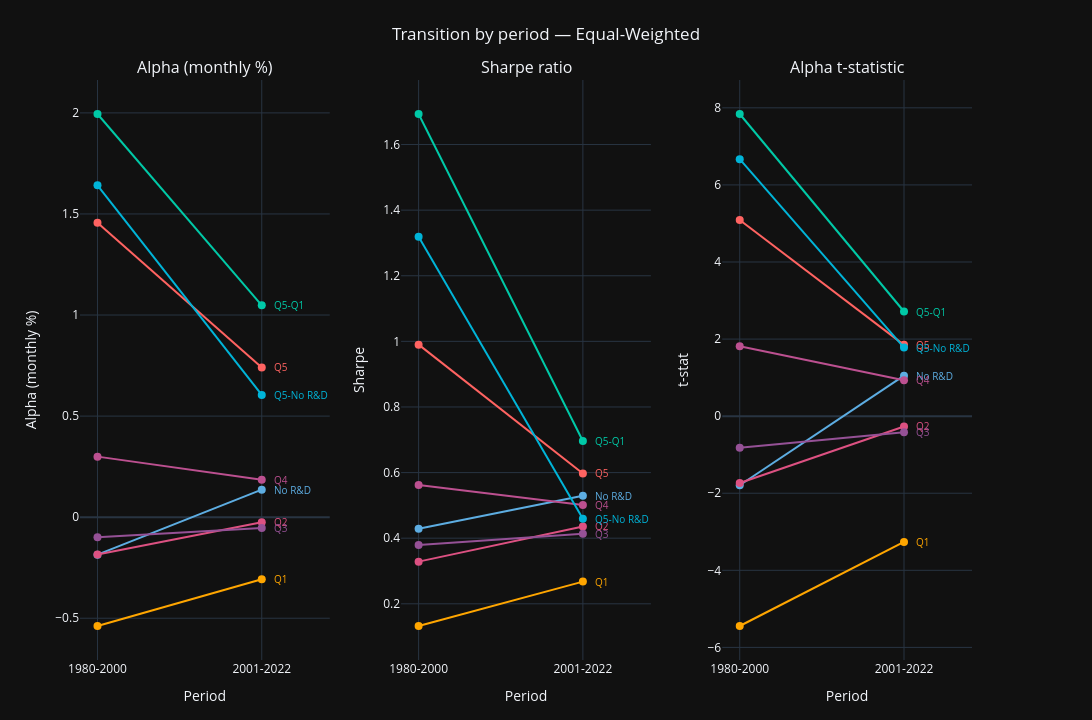
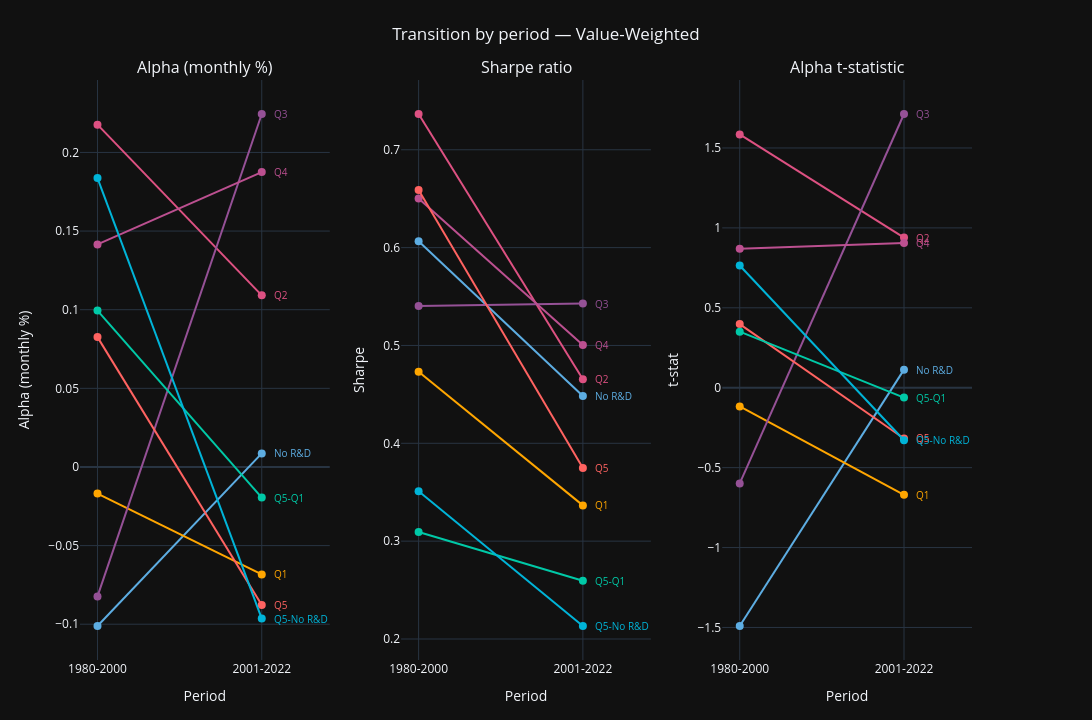

The notebook cell saved with these charts, in order:
### Code cell
# Transition plots: two charts (EW, VW), each with 3 subplots (Alpha, Sharpe, t-stat). Slide aspect ratio; direct labels at end of each line (no legend).
from plotly.subplots import make_subplots

# PPT slide proportions (16:9 widescreen): 1280 x 720 px
SLIDE_WIDTH, SLIDE_HEIGHT = 1280, 720

if len(SUBPERIODS) >= 2:
    p1_label, p1_start, p1_end = SUBPERIODS[0]
    p2_label, p2_start, p2_end = SUBPERIODS[1]
    pm_capm_1, pm_ff3_1 = metrics_for_period(portfolio_returns_norm, market_returns, rf_rate_monthly, p1_start, p1_end)
    pm_capm_2, pm_ff3_2 = metrics_for_period(portfolio_returns_norm, market_returns, rf_rate_monthly, p2_start, p2_end)

    def portfolio_name(p):
        return p.split('_', 1)[1] if '_' in str(p) else str(p)

    # Use FF3 for transition; same metrics for both weightings
    for weighting in ['Equal-Weighted', 'Value-Weighted']:
        pm1, pm2 = pm_ff3_1, pm_ff3_2
        if pm1 is None or pm2 is None:
            continue
        a1 = pm1[pm1['portfolio'].str.startswith(weighting, na=False)].copy()
        a2 = pm2[pm2['portfolio'].str.startswith(weighting, na=False)].copy()
        a1['Portfolio'] = a1['portfolio'].apply(portfolio_name)
        a2['Portfolio'] = a2['portfolio'].apply(portfolio_name)
        port_order = ['No R&D', 'Q1', 'Q2', 'Q3', 'Q4', 'Q5', 'Q5-Q1', 'Q5-No R&D']
        common = set(a1['Portfolio'].tolist()) & set(a2['Portfolio'].tolist())
        ports = [p for p in port_order if p in common]
        if not ports:
            continue
        fig = make_subplots(
            rows=1, cols=3,
            subplot_titles=('Alpha (monthly %)', 'Sharpe ratio', 'Alpha t-statistic'),
            horizontal_spacing=0.08
        )
        for port in ports:
            r1, r2 = a1[a1['Portfolio'] == port], a2[a2['Portfolio'] == port]
            if r1.empty or r2.empty:
                continue
            alpha_1 = float(r1['alpha'].iloc[0] * 100)
            alpha_2 = float(r2['alpha'].iloc[0] * 100)
            sh_1 = float(r1['sharpe_ratio'].iloc[0])
            sh_2 = float(r2['sharpe_ratio'].iloc[0])
            t_1 = float(r1['alpha_tstat'].iloc[0])
            t_2 = float(r2['alpha_tstat'].iloc[0])
            c = colors.get(port, '#888')
            fig.add_trace(
                go.Scatter(x=[p1_label, p2_label], y=[alpha_1, alpha_2], mode='lines+markers', name=port,
                           line=dict(color=c, width=2), marker=dict(size=8), showlegend=False),
                row=1, col=1)
            fig.add_trace(
                go.Scatter(x=[p1_label, p2_label], y=[sh_1, sh_2], mode='lines+markers', name=port,
                           line=dict(color=c, width=2), marker=dict(size=8), showlegend=False),
                row=1, col=2)
            fig.add_trace(
                go.Scatter(x=[p1_label, p2_label], y=[t_1, t_2], mode='lines+markers', name=port,
                           line=dict(color=c, width=2), marker=dict(size=8), showlegend=False),
                row=1, col=3)
            # Direct labels at end of each line (proximate to line, like the voltage chart)
            fig.add_annotation(x=p2_label, y=alpha_2, text=port, xref='x1', yref='y1', xanchor='left', xshift=10, showarrow=False, font=dict(color=c, size=10))
            fig.add_annotation(x=p2_label, y=sh_2, text=port, xref='x2', yref='y2', xanchor='left', xshift=10, showarrow=False, font=dict(color=c, size=10))
            fig.add_annotation(x=p2_label, y=t_2, text=port, xref='x3', yref='y3', xanchor='left', xshift=10, showarrow=False, font=dict(color=c, size=10))
        fig.update_layout(
            title=dict(text=f'Transition by period — {weighting}', x=0.5, xanchor='center'),
            template='plotly_dark',
            width=SLIDE_WIDTH,
            height=SLIDE_HEIGHT,
            showlegend=False,
            margin=dict(l=80, r=120, t=80, b=60),
        )
        fig.update_xaxes(title_text='Period', row=1, col=1)
        fig.update_xaxes(title_text='Period', row=1, col=2)
        fig.update_xaxes(title_text='Period', row=1, col=3)
        fig.update_yaxes(title_text='Alpha (monthly %)', row=1, col=1)
        fig.update_yaxes(title_text='Sharpe', row=1, col=2)
        fig.update_yaxes(title_text='t-stat', row=1, col=3)
        fig.show()
else:
    print('Need at least two subperiods for transition charts.')

### Figure 1 — Plotly figure (JSON) as saved in the notebook; plotly's stock layout.template omitted (floating-point values rounded to 4 significant figures)
{"data": [{"line": {"color": "#5dade2", "width": 2}, "marker": {"size": 8}, "mode": "lines+markers", "name": "No R&D", "showlegend": false, "type": "scatter", "x": ["1980-2000", "2001-2022"], "xaxis": "x", "y": [-0.1856, 0.1361], "yaxis": "y"}, {"line": {"color": "#5dade2", "width": 2}, "marker": {"size": 8}, "mode": "lines+markers", "name": "No R&D", "showlegend": false, "type": "scatter", "x": ["1980-2000", "2001-2022"], "xaxis": "x2", "y": [0.429, 0.5294], "yaxis": "y2"}, {"line": {"color": "#5dade2", "width": 2}, "marker": {"size": 8}, "mode": "lines+markers", "name": "No R&D", "showlegend": false, "type": "scatter", "x": ["1980-2000", "2001-2022"], "xaxis": "x3", "y": [-1.794, 1.05], "yaxis": "y3"}, {"line": {"color": "#ffa600", "width": 2}, "marker": {"size": 8}, "mode": "lines+markers", "name": "Q1", "showlegend": false, "type": "scatter", "x": ["1980-2000", "2001-2022"], "xaxis": "x", "y": [-0.5384, -0.3073], "yaxis": "y"}, {"line": {"color": "#ffa600", "width": 2}, "marker": {"size": 8}, "mode": "lines+markers", "name": "Q1", "showlegend": false, "type": "scatter", "x": ["1980-2000", "2001-2022"], "xaxis": "x2", "y": [0.1323, 0.2677], "yaxis": "y2"}, {"line": {"color": "#ffa600", "width": 2}, "marker": {"size": 8}, "mode": "lines+markers", "name": "Q1", "showlegend": false, "type": "scatter", "x": ["1980-2000", "2001-2022"], "xaxis": "x3", "y": [-5.445, -3.264], "yaxis": "y3"}, {"line": {"color": "#dd5182", "width": 2}, "marker": {"size": 8}, "mode": "lines+markers", "name": "Q2", "showlegend": false, "type": "scatter", "x": ["1980-2000", "2001-2022"], "xaxis": "x", "y": [-0.1848, -0.02504], "yaxis": "y"}, {"line": {"color": "#dd5182", "width": 2}, "marker": {"size": 8}, "mode": "lines+markers", "name": "Q2", "showlegend": false, "type": "scatter", "x": ["1980-2000", "2001-2022"], "xaxis": "x2", "y": [0.3286, 0.436], "yaxis": "y2"}, {"line": {"color": "#dd5182", "width": 2}, "marker": {"size": 8}, "mode": "lines+markers", "name": "Q2", "showlegend": false, "type": "scatter", "x": ["1980-2000", "2001-2022"], "xaxis": "x3", "y": [-1.733, -0.2681], "yaxis": "y3"}, {"line": {"color": "#955196", "width": 2}, "marker": {"size": 8}, "mode": "lines+markers", "name": "Q3", "showlegend": false, "type": "scatter", "x": ["1980-2000", "2001-2022"], "xaxis": "x", "y": [-0.09889, -0.05303], "yaxis": "y"}, {"line": {"color": "#955196", "width": 2}, "marker": {"size": 8}, "mode": "lines+markers", "name": "Q3", "showlegend": false, "type": "scatter", "x": ["1980-2000", "2001-2022"], "xaxis": "x2", "y": [0.3791, 0.4138], "yaxis": "y2"}, {"line": {"color": "#955196", "width": 2}, "marker": {"size": 8}, "mode": "lines+markers", "name": "Q3", "showlegend": false, "type": "scatter", "x": ["1980-2000", "2001-2022"], "xaxis": "x3", "y": [-0.8167, -0.4172], "yaxis": "y3"}, {"line": {"color": "#bc5090", "width": 2}, "marker": {"size": 8}, "mode": "lines+markers", "name": "Q4", "showlegend": false, "type": "scatter", "x": ["1980-2000", "2001-2022"], "xaxis": "x", "y": [0.2995, 0.1851], "yaxis": "y"}, {"line": {"color": "#bc5090", "width": 2}, "marker": {"size": 8}, "mode": "lines+markers", "name": "Q4", "showlegend": false, "type": "scatter", "x": ["1980-2000", "2001-2022"], "xaxis": "x2", "y": [0.5625, 0.5011], "yaxis": "y2"}, {"line": {"color": "#bc5090", "width": 2}, "marker": {"size": 8}, "mode": "lines+markers", "name": "Q4", "showlegend": false, "type": "scatter", "x": ["1980-2000", "2001-2022"], "xaxis": "x3", "y": [1.812, 0.9326], "yaxis": "y3"}, {"line": {"color": "#ff6361", "width": 2}, "marker": {"size": 8}, "mode": "lines+markers", "name": "Q5", "showlegend": false, "type": "scatter", "x": ["1980-2000", "2001-2022"], "xaxis": "x", "y": [1.456, 0.7408], "yaxis": "y"}, {"line": {"color": "#ff6361", "width": 2}, "marker": {"size": 8}, "mode": "lines+markers", "name": "Q5", "showlegend": false, "type": "scatter", "x": ["1980-2000", "2001-2022"], "xaxis": "x2", "y": [0.99, 0.5973], "yaxis": "y2"}, {"line": {"color": "#ff6361", "width": 2}, "marker": {"size": 8}, "mode": "lines+markers", "name": "Q5", "showlegend": false, "type": "scatter", "x": ["1980-2000", "2001-2022"], "xaxis": "x3", "y": [5.091, 1.85], "yaxis": "y3"}, {"line": {"color": "#00c9a7", "width": 2}, "marker": {"size": 8}, "mode": "lines+markers", "name": "Q5-Q1", "showlegend": false, "type": "scatter", "x": ["1980-2000", "2001-2022"], "xaxis": "x", "y": [1.995, 1.048], "yaxis": "y"}, {"line": {"color": "#00c9a7", "width": 2}, "marker": {"size": 8}, "mode": "lines+markers", "name": "Q5-Q1", "showlegend": false, "type": "scatter", "x": ["1980-2000", "2001-2022"], "xaxis": "x2", "y": [1.693, 0.6963], "yaxis": "y2"}, {"line": {"color": "#00c9a7", "width": 2}, "marker": {"size": 8}, "mode": "lines+markers", "name": "Q5-Q1", "showlegend": false, "type": "scatter", "x": ["1980-2000", "2001-2022"], "xaxis": "x3", "y": [7.84, 2.715], "yaxis": "y3"}, {"line": {"color": "#00b4d8", "width": 2}, "marker": {"size": 8}, "mode": "lines+markers", "name": "Q5-No R&D", "showlegend": false, "type": "scatter", "x": ["1980-2000", "2001-2022"], "xaxis": "x", "y": [1.642, 0.6047], "yaxis": "y"}, {"line": {"color": "#00b4d8", "width": 2}, "marker": {"size": 8}, "mode": "lines+markers", "name": "Q5-No R&D", "showlegend": false, "type": "scatter", "x": ["1980-2000", "2001-2022"], "xaxis": "x2", "y": [1.319, 0.4594], "yaxis": "y2"}, {"line": {"color": "#00b4d8", "width": 2}, "marker": {"size": 8}, "mode": "lines+markers", "name": "Q5-No R&D", "showlegend": false, "type": "scatter", "x": ["1980-2000", "2001-2022"], "xaxis": "x3", "y": [6.669, 1.778], "yaxis": "y3"}], "layout": {"annotations": [{"font": {"size": 16}, "showarrow": false, "text": "Alpha (monthly %)", "x": 0.14, "xanchor": "center", "xref": "paper", "y": 1, "yanchor": "bottom", "yref": "paper"}, {"font": {"size": 16}, "showarrow": false, "text": "Sharpe ratio", "x": 0.5, "xanchor": "center", "xref": "paper", "y": 1, "yanchor": "bottom", "yref": "paper"}, {"font": {"size": 16}, "showarrow": false, "text": "Alpha t-statistic", "x": 0.86, "xanchor": "center", "xref": "paper", "y": 1, "yanchor": "bottom", "yref": "paper"}, {"font": {"color": "#5dade2", "size": 10}, "showarrow": false, "text": "No R&D", "x": "2001-2022", "xanchor": "left", "xref": "x", "xshift": 10, "y": 0.1361, "yref": "y"}, {"font": {"color": "#5dade2", "size": 10}, "showarrow": false, "text": "No R&D", "x": "2001-2022", "xanchor": "left", "xref": "x2", "xshift": 10, "y": 0.5294, "yref": "y2"}, {"font": {"color": "#5dade2", "size": 10}, "showarrow": false, "text": "No R&D", "x": "2001-2022", "xanchor": "left", "xref": "x3", "xshift": 10, "y": 1.05, "yref": "y3"}, {"font": {"color": "#ffa600", "size": 10}, "showarrow": false, "text": "Q1", "x": "2001-2022", "xanchor": "left", "xref": "x", "xshift": 10, "y": -0.3073, "yref": "y"}, {"font": {"color": "#ffa600", "size": 10}, "showarrow": false, "text": "Q1", "x": "2001-2022", "xanchor": "left", "xref": "x2", "xshift": 10, "y": 0.2677, "yref": "y2"}, {"font": {"color": "#ffa600", "size": 10}, "showarrow": false, "text": "Q1", "x": "2001-2022", "xanchor": "left", "xref": "x3", "xshift": 10, "y": -3.264, "yref": "y3"}, {"font": {"color": "#dd5182", "size": 10}, "showarrow": false, "text": "Q2", "x": "2001-2022", "xanchor": "left", "xref": "x", "xshift": 10, "y": -0.02504, "yref": "y"}, {"font": {"color": "#dd5182", "size": 10}, "showarrow": false, "text": "Q2", "x": "2001-2022", "xanchor": "left", "xref": "x2", "xshift": 10, "y": 0.436, "yref": "y2"}, {"font": {"color": "#dd5182", "size": 10}, "showarrow": false, "text": "Q2", "x": "2001-2022", "xanchor": "left", "xref": "x3", "xshift": 10, "y": -0.2681, "yref": "y3"}, {"font": {"color": "#955196", "size": 10}, "showarrow": false, "text": "Q3", "x": "2001-2022", "xanchor": "left", "xref": "x", "xshift": 10, "y": -0.05303, "yref": "y"}, {"font": {"color": "#955196", "size": 10}, "showarrow": false, "text": "Q3", "x": "2001-2022", "xanchor": "left", "xref": "x2", "xshift": 10, "y": 0.4138, "yref": "y2"}, {"font": {"color": "#955196", "size": 10}, "showarrow": false, "text": "Q3", "x": "2001-2022", "xanchor": "left", "xref": "x3", "xshift": 10, "y": -0.4172, "yref": "y3"}, {"font": {"color": "#bc5090", "size": 10}, "showarrow": false, "text": "Q4", "x": "2001-2022", "xanchor": "left", "xref": "x", "xshift": 10, "y": 0.1851, "yref": "y"}, {"font": {"color": "#bc5090", "size": 10}, "showarrow": false, "text": "Q4", "x": "2001-2022", "xanchor": "left", "xref": "x2", "xshift": 10, "y": 0.5011, "yref": "y2"}, {"font": {"color": "#bc5090", "size": 10}, "showarrow": false, "text": "Q4", "x": "2001-2022", "xanchor": "left", "xref": "x3", "xshift": 10, "y": 0.9326, "yref": "y3"}, {"font": {"color": "#ff6361", "size": 10}, "showarrow": false, "text": "Q5", "x": "2001-2022", "xanchor": "left", "xref": "x", "xshift": 10, "y": 0.7408, "yref": "y"}, {"font": {"color": "#ff6361", "size": 10}, "showarrow": false, "text": "Q5", "x": "2001-2022", "xanchor": "left", "xref": "x2", "xshift": 10, "y": 0.5973, "yref": "y2"}, {"font": {"color": "#ff6361", "size": 10}, "showarrow": false, "text": "Q5", "x": "2001-2022", "xanchor": "left", "xref": "x3", "xshift": 10, "y": 1.85, "yref": "y3"}, {"font": {"color": "#00c9a7", "size": 10}, "showarrow": false, "text": "Q5-Q1", "x": "2001-2022", "xanchor": "left", "xref": "x", "xshift": 10, "y": 1.048, "yref": "y"}, {"font": {"color": "#00c9a7", "size": 10}, "showarrow": false, "text": "Q5-Q1", "x": "2001-2022", "xanchor": "left", "xref": "x2", "xshift": 10, "y": 0.6963, "yref": "y2"}, {"font": {"color": "#00c9a7", "size": 10}, "showarrow": false, "text": "Q5-Q1", "x": "2001-2022", "xanchor": "left", "xref": "x3", "xshift": 10, "y": 2.715, "yref": "y3"}, {"font": {"color": "#00b4d8", "size": 10}, "showarrow": false, "text": "Q5-No R&D", "x": "2001-2022", "xanchor": "left", "xref": "x", "xshift": 10, "y": 0.6047, "yref": "y"}, {"font": {"color": "#00b4d8", "size": 10}, "showarrow": false, "text": "Q5-No R&D", "x": "2001-2022", "xanchor": "left", "xref": "x2", "xshift": 10, "y": 0.4594, "yref": "y2"}, {"font": {"color": "#00b4d8", "size": 10}, "showarrow": false, "text": "Q5-No R&D", "x": "2001-2022", "xanchor": "left", "xref": "x3", "xshift": 10, "y": 1.778, "yref": "y3"}], "height": 720, "margin": {"b": 60, "l": 80, "r": 120, "t": 80}, "showlegend": false, "title": {"text": "Transition by period — Equal-Weighted", "x": 0.5, "xanchor": "center"}, "width": 1280, "xaxis": {"anchor": "y", "domain": [0, 0.28], "title": {"text": "Period"}}, "xaxis2": {"anchor": "y2", "domain": [0.36, 0.64], "title": {"text": "Period"}}, "xaxis3": {"anchor": "y3", "domain": [0.72, 1], "title": {"text": "Period"}}, "yaxis": {"anchor": "x", "domain": [0, 1], "title": {"text": "Alpha (monthly %)"}}, "yaxis2": {"anchor": "x2", "domain": [0, 1], "title": {"text": "Sharpe"}}, "yaxis3": {"anchor": "x3", "domain": [0, 1], "title": {"text": "t-stat"}}}}

### Figure 2 — Plotly figure (JSON) as saved in the notebook; plotly's stock layout.template omitted (floating-point values rounded to 4 significant figures)
{"data": [{"line": {"color": "#5dade2", "width": 2}, "marker": {"size": 8}, "mode": "lines+markers", "name": "No R&D", "showlegend": false, "type": "scatter", "x": ["1980-2000", "2001-2022"], "xaxis": "x", "y": [-0.1011, 0.008612], "yaxis": "y"}, {"line": {"color": "#5dade2", "width": 2}, "marker": {"size": 8}, "mode": "lines+markers", "name": "No R&D", "showlegend": false, "type": "scatter", "x": ["1980-2000", "2001-2022"], "xaxis": "x2", "y": [0.6064, 0.4484], "yaxis": "y2"}, {"line": {"color": "#5dade2", "width": 2}, "marker": {"size": 8}, "mode": "lines+markers", "name": "No R&D", "showlegend": false, "type": "scatter", "x": ["1980-2000", "2001-2022"], "xaxis": "x3", "y": [-1.491, 0.113], "yaxis": "y3"}, {"line": {"color": "#ffa600", "width": 2}, "marker": {"size": 8}, "mode": "lines+markers", "name": "Q1", "showlegend": false, "type": "scatter", "x": ["1980-2000", "2001-2022"], "xaxis": "x", "y": [-0.01691, -0.06832], "yaxis": "y"}, {"line": {"color": "#ffa600", "width": 2}, "marker": {"size": 8}, "mode": "lines+markers", "name": "Q1", "showlegend": false, "type": "scatter", "x": ["1980-2000", "2001-2022"], "xaxis": "x2", "y": [0.4732, 0.3365], "yaxis": "y2"}, {"line": {"color": "#ffa600", "width": 2}, "marker": {"size": 8}, "mode": "lines+markers", "name": "Q1", "showlegend": false, "type": "scatter", "x": ["1980-2000", "2001-2022"], "xaxis": "x3", "y": [-0.117, -0.6702], "yaxis": "y3"}, {"line": {"color": "#dd5182", "width": 2}, "marker": {"size": 8}, "mode": "lines+markers", "name": "Q2", "showlegend": false, "type": "scatter", "x": ["1980-2000", "2001-2022"], "xaxis": "x", "y": [0.2177, 0.1091], "yaxis": "y"}, {"line": {"color": "#dd5182", "width": 2}, "marker": {"size": 8}, "mode": "lines+markers", "name": "Q2", "showlegend": false, "type": "scatter", "x": ["1980-2000", "2001-2022"], "xaxis": "x2", "y": [0.7366, 0.4654], "yaxis": "y2"}, {"line": {"color": "#dd5182", "width": 2}, "marker": {"size": 8}, "mode": "lines+markers", "name": "Q2", "showlegend": false, "type": "scatter", "x": ["1980-2000", "2001-2022"], "xaxis": "x3", "y": [1.584, 0.9392], "yaxis": "y3"}, {"line": {"color": "#955196", "width": 2}, "marker": {"size": 8}, "mode": "lines+markers", "name": "Q3", "showlegend": false, "type": "scatter", "x": ["1980-2000", "2001-2022"], "xaxis": "x", "y": [-0.08234, 0.2244], "yaxis": "y"}, {"line": {"color": "#955196", "width": 2}, "marker": {"size": 8}, "mode": "lines+markers", "name": "Q3", "showlegend": false, "type": "scatter", "x": ["1980-2000", "2001-2022"], "xaxis": "x2", "y": [0.5403, 0.5428], "yaxis": "y2"}, {"line": {"color": "#955196", "width": 2}, "marker": {"size": 8}, "mode": "lines+markers", "name": "Q3", "showlegend": false, "type": "scatter", "x": ["1980-2000", "2001-2022"], "xaxis": "x3", "y": [-0.5989, 1.713], "yaxis": "y3"}, {"line": {"color": "#bc5090", "width": 2}, "marker": {"size": 8}, "mode": "lines+markers", "name": "Q4", "showlegend": false, "type": "scatter", "x": ["1980-2000", "2001-2022"], "xaxis": "x", "y": [0.1415, 0.1875], "yaxis": "y"}, {"line": {"color": "#bc5090", "width": 2}, "marker": {"size": 8}, "mode": "lines+markers", "name": "Q4", "showlegend": false, "type": "scatter", "x": ["1980-2000", "2001-2022"], "xaxis": "x2", "y": [0.6502, 0.5006], "yaxis": "y2"}, {"line": {"color": "#bc5090", "width": 2}, "marker": {"size": 8}, "mode": "lines+markers", "name": "Q4", "showlegend": false, "type": "scatter", "x": ["1980-2000", "2001-2022"], "xaxis": "x3", "y": [0.8694, 0.9052], "yaxis": "y3"}, {"line": {"color": "#ff6361", "width": 2}, "marker": {"size": 8}, "mode": "lines+markers", "name": "Q5", "showlegend": false, "type": "scatter", "x": ["1980-2000", "2001-2022"], "xaxis": "x", "y": [0.08256, -0.08782], "yaxis": "y"}, {"line": {"color": "#ff6361", "width": 2}, "marker": {"size": 8}, "mode": "lines+markers", "name": "Q5", "showlegend": false, "type": "scatter", "x": ["1980-2000", "2001-2022"], "xaxis": "x2", "y": [0.6588, 0.3748], "yaxis": "y2"}, {"line": {"color": "#ff6361", "width": 2}, "marker": {"size": 8}, "mode": "lines+markers", "name": "Q5", "showlegend": false, "type": "scatter", "x": ["1980-2000", "2001-2022"], "xaxis": "x3", "y": [0.398, -0.3177], "yaxis": "y3"}, {"line": {"color": "#00c9a7", "width": 2}, "marker": {"size": 8}, "mode": "lines+markers", "name": "Q5-Q1", "showlegend": false, "type": "scatter", "x": ["1980-2000", "2001-2022"], "xaxis": "x", "y": [0.09947, -0.0195], "yaxis": "y"}, {"line": {"color": "#00c9a7", "width": 2}, "marker": {"size": 8}, "mode": "lines+markers", "name": "Q5-Q1", "showlegend": false, "type": "scatter", "x": ["1980-2000", "2001-2022"], "xaxis": "x2", "y": [0.3094, 0.2596], "yaxis": "y2"}, {"line": {"color": "#00c9a7", "width": 2}, "marker": {"size": 8}, "mode": "lines+markers", "name": "Q5-Q1", "showlegend": false, "type": "scatter", "x": ["1980-2000", "2001-2022"], "xaxis": "x3", "y": [0.3507, -0.06172], "yaxis": "y3"}, {"line": {"color": "#00b4d8", "width": 2}, "marker": {"size": 8}, "mode": "lines+markers", "name": "Q5-No R&D", "showlegend": false, "type": "scatter", "x": ["1980-2000", "2001-2022"], "xaxis": "x", "y": [0.1837, -0.09643], "yaxis": "y"}, {"line": {"color": "#00b4d8", "width": 2}, "marker": {"size": 8}, "mode": "lines+markers", "name": "Q5-No R&D", "showlegend": false, "type": "scatter", "x": ["1980-2000", "2001-2022"], "xaxis": "x2", "y": [0.351, 0.2133], "yaxis": "y2"}, {"line": {"color": "#00b4d8", "width": 2}, "marker": {"size": 8}, "mode": "lines+markers", "name": "Q5-No R&D", "showlegend": false, "type": "scatter", "x": ["1980-2000", "2001-2022"], "xaxis": "x3", "y": [0.7645, -0.3284], "yaxis": "y3"}], "layout": {"annotations": [{"font": {"size": 16}, "showarrow": false, "text": "Alpha (monthly %)", "x": 0.14, "xanchor": "center", "xref": "paper", "y": 1, "yanchor": "bottom", "yref": "paper"}, {"font": {"size": 16}, "showarrow": false, "text": "Sharpe ratio", "x": 0.5, "xanchor": "center", "xref": "paper", "y": 1, "yanchor": "bottom", "yref": "paper"}, {"font": {"size": 16}, "showarrow": false, "text": "Alpha t-statistic", "x": 0.86, "xanchor": "center", "xref": "paper", "y": 1, "yanchor": "bottom", "yref": "paper"}, {"font": {"color": "#5dade2", "size": 10}, "showarrow": false, "text": "No R&D", "x": "2001-2022", "xanchor": "left", "xref": "x", "xshift": 10, "y": 0.008612, "yref": "y"}, {"font": {"color": "#5dade2", "size": 10}, "showarrow": false, "text": "No R&D", "x": "2001-2022", "xanchor": "left", "xref": "x2", "xshift": 10, "y": 0.4484, "yref": "y2"}, {"font": {"color": "#5dade2", "size": 10}, "showarrow": false, "text": "No R&D", "x": "2001-2022", "xanchor": "left", "xref": "x3", "xshift": 10, "y": 0.113, "yref": "y3"}, {"font": {"color": "#ffa600", "size": 10}, "showarrow": false, "text": "Q1", "x": "2001-2022", "xanchor": "left", "xref": "x", "xshift": 10, "y": -0.06832, "yref": "y"}, {"font": {"color": "#ffa600", "size": 10}, "showarrow": false, "text": "Q1", "x": "2001-2022", "xanchor": "left", "xref": "x2", "xshift": 10, "y": 0.3365, "yref": "y2"}, {"font": {"color": "#ffa600", "size": 10}, "showarrow": false, "text": "Q1", "x": "2001-2022", "xanchor": "left", "xref": "x3", "xshift": 10, "y": -0.6702, "yref": "y3"}, {"font": {"color": "#dd5182", "size": 10}, "showarrow": false, "text": "Q2", "x": "2001-2022", "xanchor": "left", "xref": "x", "xshift": 10, "y": 0.1091, "yref": "y"}, {"font": {"color": "#dd5182", "size": 10}, "showarrow": false, "text": "Q2", "x": "2001-2022", "xanchor": "left", "xref": "x2", "xshift": 10, "y": 0.4654, "yref": "y2"}, {"font": {"color": "#dd5182", "size": 10}, "showarrow": false, "text": "Q2", "x": "2001-2022", "xanchor": "left", "xref": "x3", "xshift": 10, "y": 0.9392, "yref": "y3"}, {"font": {"color": "#955196", "size": 10}, "showarrow": false, "text": "Q3", "x": "2001-2022", "xanchor": "left", "xref": "x", "xshift": 10, "y": 0.2244, "yref": "y"}, {"font": {"color": "#955196", "size": 10}, "showarrow": false, "text": "Q3", "x": "2001-2022", "xanchor": "left", "xref": "x2", "xshift": 10, "y": 0.5428, "yref": "y2"}, {"font": {"color": "#955196", "size": 10}, "showarrow": false, "text": "Q3", "x": "2001-2022", "xanchor": "left", "xref": "x3", "xshift": 10, "y": 1.713, "yref": "y3"}, {"font": {"color": "#bc5090", "size": 10}, "showarrow": false, "text": "Q4", "x": "2001-2022", "xanchor": "left", "xref": "x", "xshift": 10, "y": 0.1875, "yref": "y"}, {"font": {"color": "#bc5090", "size": 10}, "showarrow": false, "text": "Q4", "x": "2001-2022", "xanchor": "left", "xref": "x2", "xshift": 10, "y": 0.5006, "yref": "y2"}, {"font": {"color": "#bc5090", "size": 10}, "showarrow": false, "text": "Q4", "x": "2001-2022", "xanchor": "left", "xref": "x3", "xshift": 10, "y": 0.9052, "yref": "y3"}, {"font": {"color": "#ff6361", "size": 10}, "showarrow": false, "text": "Q5", "x": "2001-2022", "xanchor": "left", "xref": "x", "xshift": 10, "y": -0.08782, "yref": "y"}, {"font": {"color": "#ff6361", "size": 10}, "showarrow": false, "text": "Q5", "x": "2001-2022", "xanchor": "left", "xref": "x2", "xshift": 10, "y": 0.3748, "yref": "y2"}, {"font": {"color": "#ff6361", "size": 10}, "showarrow": false, "text": "Q5", "x": "2001-2022", "xanchor": "left", "xref": "x3", "xshift": 10, "y": -0.3177, "yref": "y3"}, {"font": {"color": "#00c9a7", "size": 10}, "showarrow": false, "text": "Q5-Q1", "x": "2001-2022", "xanchor": "left", "xref": "x", "xshift": 10, "y": -0.0195, "yref": "y"}, {"font": {"color": "#00c9a7", "size": 10}, "showarrow": false, "text": "Q5-Q1", "x": "2001-2022", "xanchor": "left", "xref": "x2", "xshift": 10, "y": 0.2596, "yref": "y2"}, {"font": {"color": "#00c9a7", "size": 10}, "showarrow": false, "text": "Q5-Q1", "x": "2001-2022", "xanchor": "left", "xref": "x3", "xshift": 10, "y": -0.06172, "yref": "y3"}, {"font": {"color": "#00b4d8", "size": 10}, "showarrow": false, "text": "Q5-No R&D", "x": "2001-2022", "xanchor": "left", "xref": "x", "xshift": 10, "y": -0.09643, "yref": "y"}, {"font": {"color": "#00b4d8", "size": 10}, "showarrow": false, "text": "Q5-No R&D", "x": "2001-2022", "xanchor": "left", "xref": "x2", "xshift": 10, "y": 0.2133, "yref": "y2"}, {"font": {"color": "#00b4d8", "size": 10}, "showarrow": false, "text": "Q5-No R&D", "x": "2001-2022", "xanchor": "left", "xref": "x3", "xshift": 10, "y": -0.3284, "yref": "y3"}], "height": 720, "margin": {"b": 60, "l": 80, "r": 120, "t": 80}, "showlegend": false, "title": {"text": "Transition by period — Value-Weighted", "x": 0.5, "xanchor": "center"}, "width": 1280, "xaxis": {"anchor": "y", "domain": [0, 0.28], "title": {"text": "Period"}}, "xaxis2": {"anchor": "y2", "domain": [0.36, 0.64], "title": {"text": "Period"}}, "xaxis3": {"anchor": "y3", "domain": [0.72, 1], "title": {"text": "Period"}}, "yaxis": {"anchor": "x", "domain": [0, 1], "title": {"text": "Alpha (monthly %)"}}, "yaxis2": {"anchor": "x2", "domain": [0, 1], "title": {"text": "Sharpe"}}, "yaxis3": {"anchor": "x3", "domain": [0, 1], "title": {"text": "t-stat"}}}}
